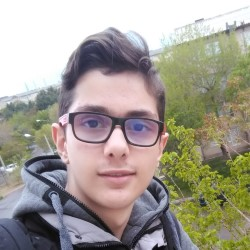
#> input picture profilePictures/e1.jpeg, 250 x 250 px
$ python faceExtrator.py profilePictures out.png   (older library calls are emulated)
#> lines starting #> are read from the running program, lines starting #| are printed output that depends on the picture
import cv2
import sys, os

# Create the haar cascade
cascPath = "haarcascade_frontalface_default.xml"
faceCascade = cv2.CascadeClassifier(cascPath)

images = os.listdir(sys.argv[1])
for img in images:
    print(img)
    try:
        # Read the image
        image = cv2.imread("{}/{}".format(sys.argv[1],img))
#> image is the input picture: shape (250, 250, 3); mean B, G, R 146.8, 157.4, 163.2
        gray = cv2.cvtColor(image, cv2.COLOR_BGR2GRAY)
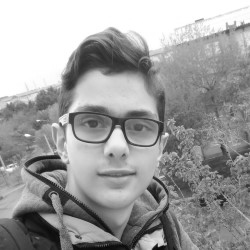
#> gray: shape (250, 250); min 4, max 255, mean 157.9

        # Detect faces in the image
        faces = faceCascade.detectMultiScale(
            gray,
            scaleFactor=1.1,
            minNeighbors=5,
            minSize=(30, 30)
            #flags = cv2.CV_HAAR_SCALE_IMAGE
        )
#> faces = [[51, 77, 130, 130]]

        print("Found {0} faces!".format(len(faces)))
#| Found 1 faces!

        # Draw a rectangle around the faces
        i = 1
        for (x, y, w, h) in faces:
            crop_img = image[y:y+h, x:x+w]
            cv2.imwrite("{}/{}".format(sys.argv[2], img), crop_img)
            i+=1
#> this loop made 1 pass
#> (x, y, w, h, i) on pass 1: (51, 77, 130, 130, 2)
#> pass 1, `crop_img = image[y:y+h, x:x+w]`:
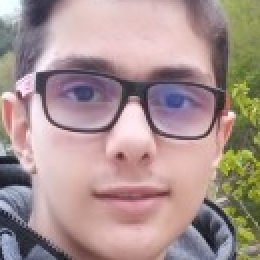
#> crop_img: shape (130, 130, 3) (shown 2 times larger); mean B, G, R 144.6, 147.2, 169.3
#> after the loop, i = 2
    except:
        None
#> pass 2 of the loop `for img in images:`:
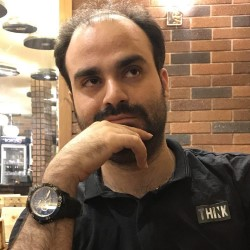
#> input picture profilePictures/e10.jpg, 250 x 250 px
#> image is the input picture: shape (250, 250, 3); mean B, G, R 89.3, 109.8, 134.3
#> `gray = cv2.cvtColor(image, cv2.COLOR_BGR2GRAY)`:
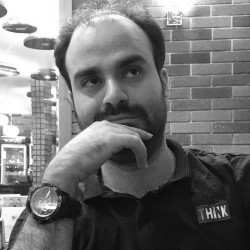
#> gray: shape (250, 250); min 5, max 255, mean 114.8
#> faces = [[55, 30, 116, 116]]
#| Found 1 faces!
#> the loop `for (x, y, w, h) in faces:` made 1 pass
#> (x, y, w, h, i) on pass 1: (55, 30, 116, 116, 2)
#> pass 1, `crop_img = image[y:y+h, x:x+w]`:
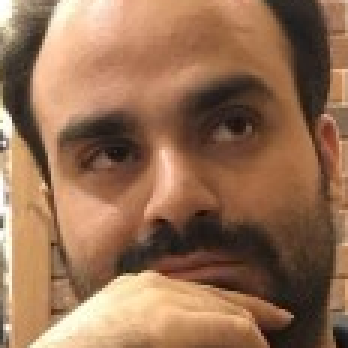
#> crop_img: shape (116, 116, 3) (shown 3 times larger); mean B, G, R 82.7, 110.5, 149.1
#> after the loop `for (x, y, w, h) in faces:`: i = 2
